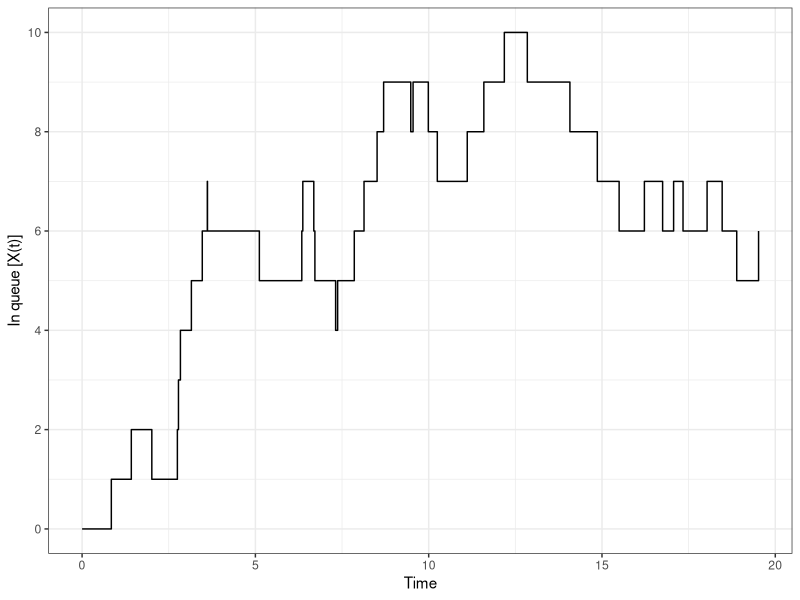

Source code (R): (Note: this script raises an error after producing the figure.)
## ---- chunk 1
knitr::opts_chunk$set(echo = TRUE)
library(tidyverse)
## ---- chunk 2
waitingTimes <- function(n, lambda, mu){
  
  ### First, create a vector of length n for T_i's, the time between cutomer arrivals
  T_i <- rexp(n, rate = lambda)
  ### Turn T_i into a vector of arrival times, A
  A <- cumsum(T_i)
  
  ### Now create vector of service time for each person
  V <- rexp(n, rate = mu)
  
  ### Initialize W with W_1 = 0
  W <- c(0)
  
  ### The departure time of the first customer is simply their service time + arrival time
  D <- V[1] + A[1]
  
  for (i in 2:n) {
    ## The wait time of the ith customer is max(0, D_(i-1) - A_i)
    W[i] <- max(0, D[i - 1] - A[i])
    
    ## The departure time of the ith customer is their arrival time + their wait time + their service time
    D[i] <- A[i] + W[i] + V[i]
  }
  
  return(W)
  
}

set.seed(123)
waitingTimes(10,1,1)
## ---- chunk 3
set.seed(123)
plotQueue <- function(t, lambda, mu){
  
  T_i <- rexp(1, lambda)
  
  while (sum(T_i) <= t) {
    T_i <- c(T_i, rexp(1, lambda))
  }
  
  A <- cumsum(T_i)
  n <- length(T_i)
  ### Now create vector of service time for each person
  V <- rexp(n, rate = mu)
  
  ### Initialize W with W_1 = 0
  W <- c(0)
  
  ### The departure time of the first customer is simply their service time + arrival time
  D <- V[1] + A[1]
  
  for (i in 2:n) {
    ## The wait time of the ith customer is max(0, D_(i-1) - A_i)
    W[i] <- max(0, D[i - 1] - A[i])
    
    ## The departure time of the ith customer is their arrival time + their wait time + their service time
    D[i] <- A[i] + W[i] + V[i]
  }
  
  steps <- sort(c(0,A,D))
  steps <- steps[steps <= t]
  
  inqueue <- function(Arrival, Departure, time){
    return(
      if(Arrival <= time & time < Departure){1}else{0}
    )
    
  }
  
  Xt <- sum(mapply(inqueue, A,D, time = steps[1]))
  for (j in 2:length(steps)) {
    Xt[j] = sum(mapply(inqueue, A,D, time = steps[j]))
  }
  
  X <- data.frame(steps, Xt)
    
  ggplot(X, aes(x = steps, y = Xt)) +
    geom_step() +
    theme_bw() +
    labs(x = "Time", y = "In queue [X(t)]") +
    scale_y_continuous(breaks = seq(0,max(X$Xt) + 2, 2))
  
}

plotQueue(20,1,1)
## ---- chunk 4
set.seed(123)
N <- 100000
#cl <- parallel::detectCores()
cl <- parallel::makeCluster(parallel::detectCores() - 1)

WaitTimes <- t(parallel::parSapply(cl, X = rep(2, N), FUN = waitingTimes, lambda = 1, mu = 1))

P <- mean(WaitTimes[,2] >=1)
#parallel::stopCluster(cl)
## ---- chunk 5
set.seed(123)
N <- 100000
#cl <- parallel::detectCores()
#cl <- parallel::makeCluster(parallel::detectCores() - 1)

WaitTimes <- t(parallel::parSapply(cl, X = rep(100, N), FUN = waitingTimes, lambda = 1, mu = 1))

P <- mean(WaitTimes[,100] >=1)
parallel::stopCluster(cl)
